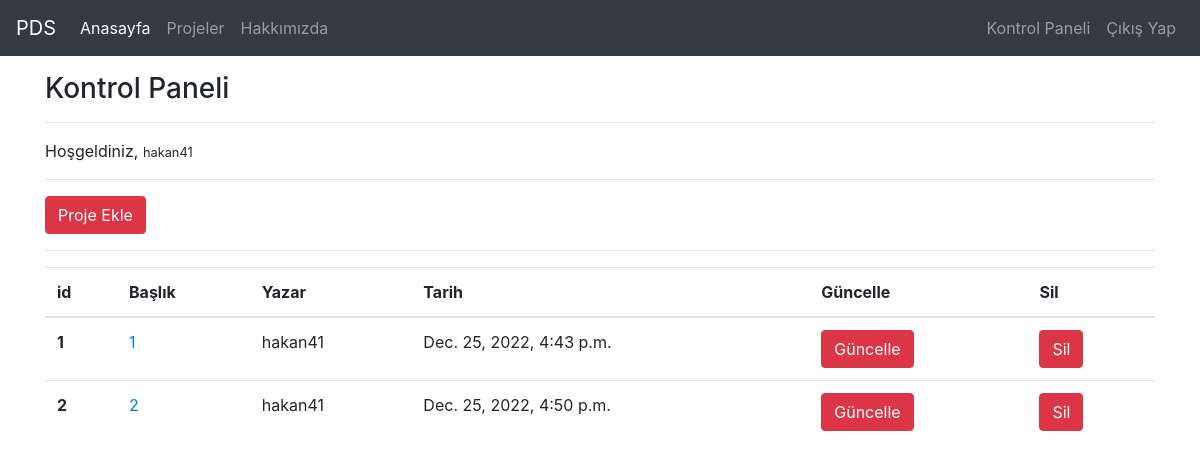
The page /projects/dashboard/ (signed in) on the database as committed earlier.
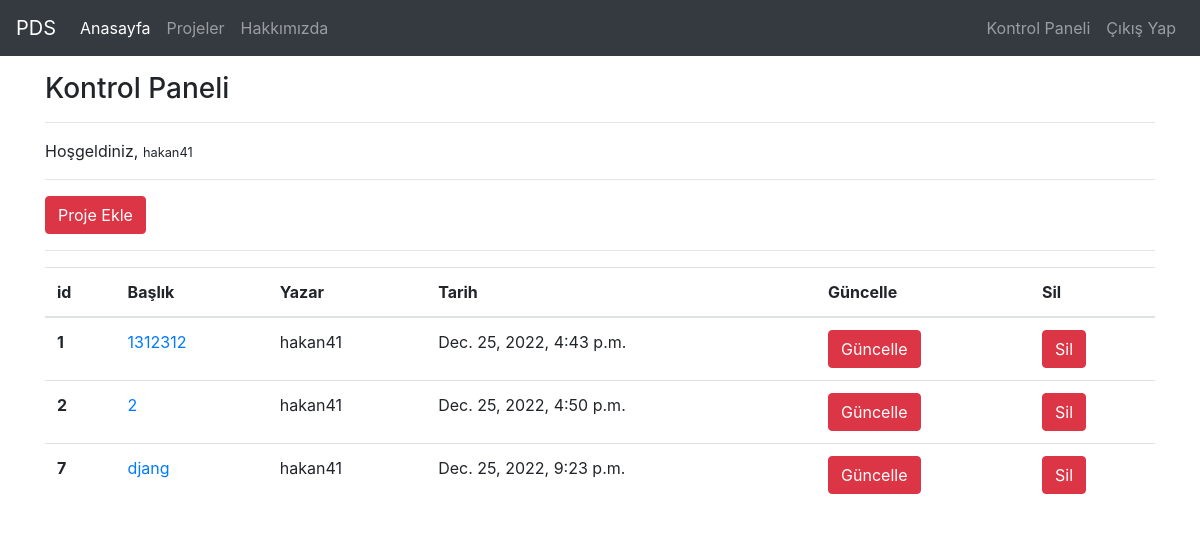
The same page on the database as committed later.
### project/models.py (models this page shows, shortened)
class Projeler(models.Model):
    STATUS = (
        ('True', 'Evet'),
        ('False', 'Hayır'),
    )
    author = models.ForeignKey("auth.User", on_delete=models.CASCADE)
    title = models.CharField(max_length=50)
    keywords = models.CharField(blank=True, max_length=50)
    description = models.CharField(max_length=300, blank=True)
    image = models.ImageField(blank=True, upload_to='images/')
    detail = models.TextField()
    videolink = models.CharField(max_length=50, blank=True)
    status = models.CharField(choices=STATUS, max_length=10)
    created_at = models.DateTimeField(auto_now_add=True)
    updated_at = models.DateTimeField(auto_now=True)

### project/views.py (the view)
# urls.py: path('dashboard/', views.dashboard, name = "dashboard"),
@login_required(login_url="user:login")
def dashboard(request):
    projects = Projeler.objects.filter(author = request.user)
    context = {
        "projects":projects
    }
    return render(request, "dashboard.html", context)

### templates/dashboard.html
{% extends "layout.html" %}
{% block body %}
<br>
<h3>Kontrol Paneli</h3>
<hr>
<p>Hoşgeldiniz, <small>{{request.user.username}}</small></p>
<hr>
<a class = "btn btn-danger" href="/projects/addproject">Proje Ekle</a>
<hr>
{% if projects %}
    <table class="table">
        <thead>
        <tr>
            <th scope="col">id</th>
            <th scope="col">Başlık</th>
            <th scope="col">Yazar</th>
            <th scope="col">Tarih</th>
            <th scope="col">Güncelle</th>
            <th scope="col">Sil</th>
        </tr>
        </thead>
        <tbody>
            {% for project in projects %}
            <tr>
                <th scope="row">{{project.id}}</th>
                <td><a href="/projects/project/{{project.id}}">{{project.title}}</a></td>
                <td>{{project.author.username}}</td>
                <td>{{project.created_at}}</td>
                <td><a href="/projects/update/{{project.id}}" class="btn btn-danger">Güncelle</a></td>
                <td><a href="/projects/delete/{{project.id}}" class="btn btn-danger">Sil</a></td>
            </tr>
            {% endfor %}
        </tbody>
    </table>
{% else %}
    <div class="alert alert-danger">Henüz bir projeniz bulunmuyor.</div>
{% endif %}
{% endblock body %}

Rows that differ between the two databases and show on the page:
changed Projeler "Dec. 25, 2022, 4:43 p.m.": title "1" → "1312312"
added Projeler: id "7", title "djang", author.username "hakan41", created_at "Dec. 25, 2022, 9:23 p.m."
